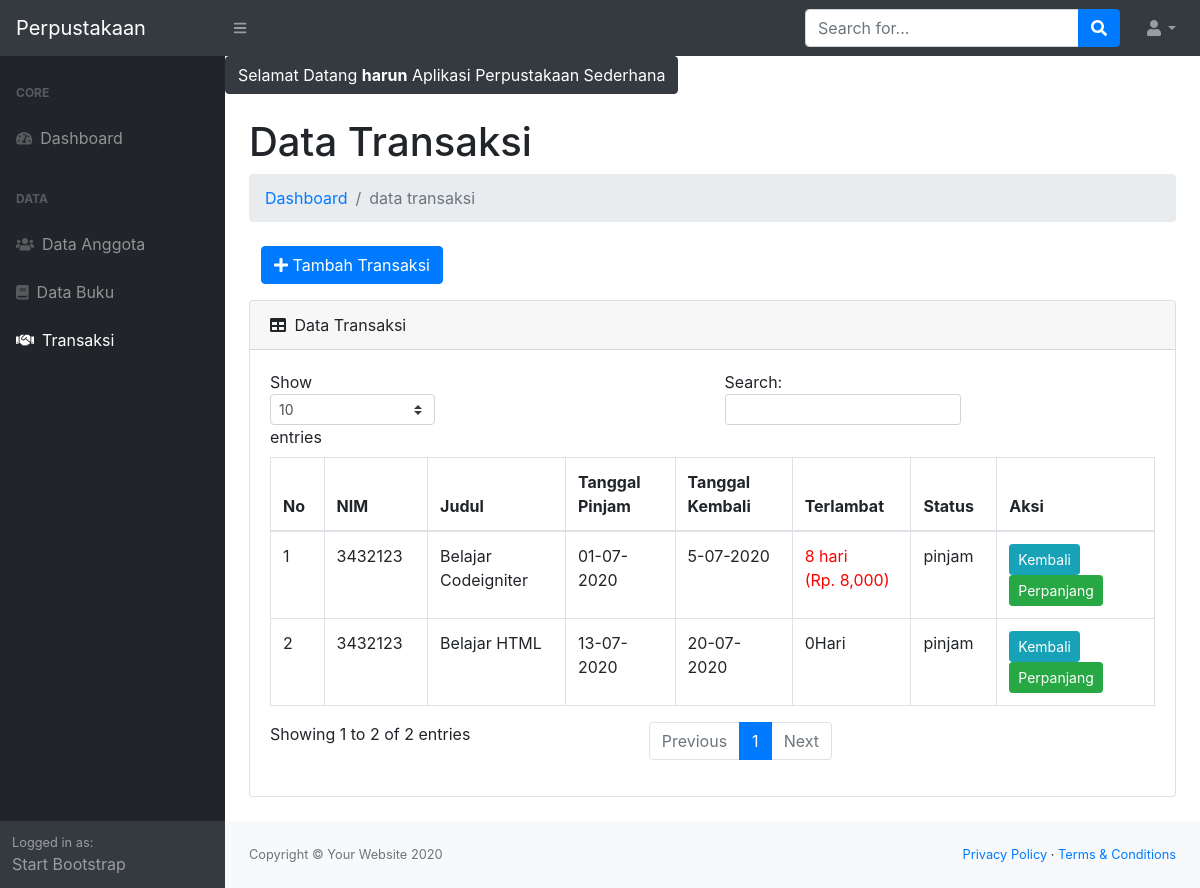
Page /index.php?p=transaksi (signed in) on the committed database.
### tables this page shows
CREATE TABLE `tb_transaksi` (
  `id_transaksi` int(11) NOT NULL,
  `id_buku` int(11) NOT NULL,
  `nim_transaksi` int(11) NOT NULL,
  `id_anggota` int(11) NOT NULL,
  `tgl_pinjam` varchar(50) NOT NULL,
  `tgl_kembali` varchar(50) NOT NULL,
  `status` varchar(30) NOT NULL
);

CREATE TABLE `tb_anggota` (
  `id_anggota` int(11) NOT NULL,
  `nim` int(11) NOT NULL,
  `nama_anggota` varchar(50) NOT NULL,
  `tempat_lahir` varchar(100) NOT NULL,
  `tgl_lahir` date NOT NULL,
  `jk` enum('L','P') NOT NULL,
  `prodi` varchar(75) NOT NULL
);

CREATE TABLE `tb_buku` (
  `id_buku` int(11) NOT NULL,
  `judul_buku` varchar(200) NOT NULL,
  `pengarang_buku` varchar(100) NOT NULL,
  `penerbit_buku` varchar(150) NOT NULL,
  `tahun_terbit` varchar(4) NOT NULL,
  `isbn` varchar(25) NOT NULL,
  `jumlah_buku` int(3) NOT NULL,
  `lokasi` enum('Rak 1','Rak 2','Rak 3') NOT NULL,
  `tgl_input` date NOT NULL
);

### page/transaksi/function.php (called while the page is built)
<?php
function terlambat($tgl_dateline, $tgl_kembali) {
	$tgl_dateline_pecah = explode('-', $tgl_dateline);
	$tgl_dateline_pecah = $tgl_dateline_pecah[2].'-'.$tgl_dateline_pecah[1].'-'.$tgl_dateline_pecah[0];
	$tgl_kembali_pecah = explode('-', $tgl_kembali);
	$tgl_kembali_pecah = $tgl_kembali_pecah[2].'-'.$tgl_kembali_pecah[1].'-'.$tgl_kembali_pecah[0];
	$selisih = strtotime($tgl_kembali_pecah) - strtotime($tgl_dateline_pecah);
	$selisih = $selisih/86400;
	if ($selisih >= 1) {
		$hasil_tgl = floor($selisih);
	}else{
		$hasil_tgl = 0;
	}
	return $hasil_tgl;
}
?>

### page/transaksi/transaksi.php (the view, shortened to what this page needs)
<?php
require_once 'function.php';
$sql = $conn->query("SELECT * FROM tb_transaksi INNER JOIN tb_buku
										ON tb_transaksi.id_buku = tb_buku.id_buku INNER JOIN tb_anggota
										ON tb_transaksi.id_anggota = tb_anggota.id_anggota WHERE status = 'pinjam'
										") or die(mysqli_error($conn));
?>
	<?php var_dump($pecah); ?>
<h1 class="mt-4">Data Transaksi</h1>
<ol class="breadcrumb mb-4">
    <li class="breadcrumb-item"><a href="index.php">Dashboard</a></li>
    <li class="breadcrumb-item active">data transaksi</li>
</ol>
<div class="col-md-6">
    <a href="?p=transaksi&aksi=tambah" class="btn btn-primary mb-3"><i class="fa fa-plus"></i> Tambah Transaksi</a>
</div>
<div class="card mb-4">
    <div class="card-header">
        <i class="fas fa-table mr-1"></i>
        Data Transaksi
    </div>
    <div class="card-body">
        <div class="table-responsive">
            <table class="table table-bordered" id="dataTable" width="100%" cellspacing="0">
                <thead>
                    <tr>
                        <th>No</th>
                        <th>NIM</th>
                        <th>Judul</th>
                        <th>Tanggal Pinjam</th>
                        <th>Tanggal Kembali</th>
                        <th>Terlambat</th>
                        <th>Status</th>
                        <th>Aksi</th>
                    </tr>
                </thead>
                <tbody>
                    <?php
                    $no = 1;
                    while ($pecah = $sql->fetch_assoc()) {
                    ?>
                    <tr>
                        <td><?= $no++; ?></td>
                        <td><?= $pecah['nim']; ?></td>
                        <td><?= $pecah['judul_buku']; ?></td>
                        <td><?= $pecah['tgl_pinjam']; ?></td>
                        <td><?= $pecah['tgl_kembali']; ?></td>
                        <td>
                        	<?php
                        	$denda = 1000;
                        	$tgl_dateline = $pecah['tgl_kembali'];
                        	$tgl_kembali = date('d-m-Y');
                        	$lambat = terlambat($tgl_dateline, $tgl_kembali);
                        	$denda1 = $lambat * $denda;
                        	if($lambat > 0) { ?>
                        		<div style='color:red;'><?= $lambat ?> hari<br> (Rp. <?= number_format($denda1) ?>)</div>
                        	<?php
                        	} else {
                        		echo $lambat . "Hari";
                        	}
                        	?>
                        </td>
                        <td><?= $pecah['status']; ?></td>
                        <td>
                            <a href="?p=transaksi&aksi=kembali&id=<?= $pecah['id_transaksi']; ?>&judul=<?= $pecah['judul_buku']; ?>" class="btn btn-info btn-sm">Kembali</a>
                            <a href="?p=transaksi&aksi=perpanjang&id=<?= $pecah['id_transaksi']; ?>&judul=<?= $pecah['judul_buku']; ?>&lambat=<?= $lambat ?>&tgl_kembali=<?= $pecah['tgl_kembali']; ?>" class="btn btn-success btn-sm">Perpanjang</a>
                        </td>
                    </tr>
                    <?php } ?>
                </tbody>
            </table>
        </div>
    </div>
</div>

### rows in the picture
tb_transaksi: id_anggota.nim "3432123", id_buku.judul_buku "Belajar Codeigniter", tgl_pinjam "01-07-2020", tgl_kembali "5-07-2020", tgl_kembali "8", tgl_kembali "8,000", status "pinjam"
tb_transaksi: id_anggota.nim "3432123", id_buku.judul_buku "Belajar HTML", tgl_pinjam "13-07-2020", tgl_kembali "20-07-2020", tgl_kembali "0", status "pinjam"

### other values in the picture
$_SESSION['login']['nama'] "harun"
